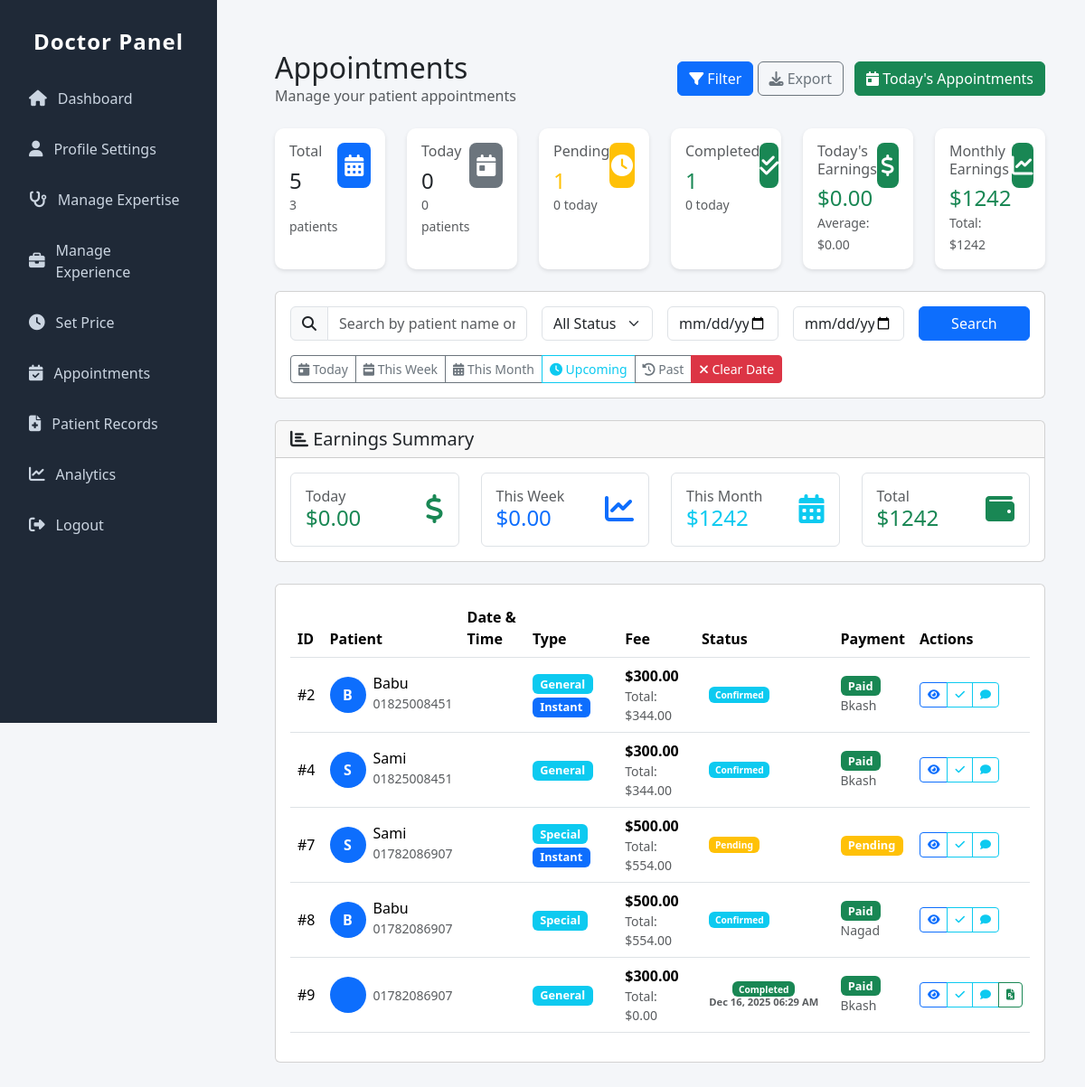
The page /users/doctor/appointments/ (signed in) on the database as committed earlier.
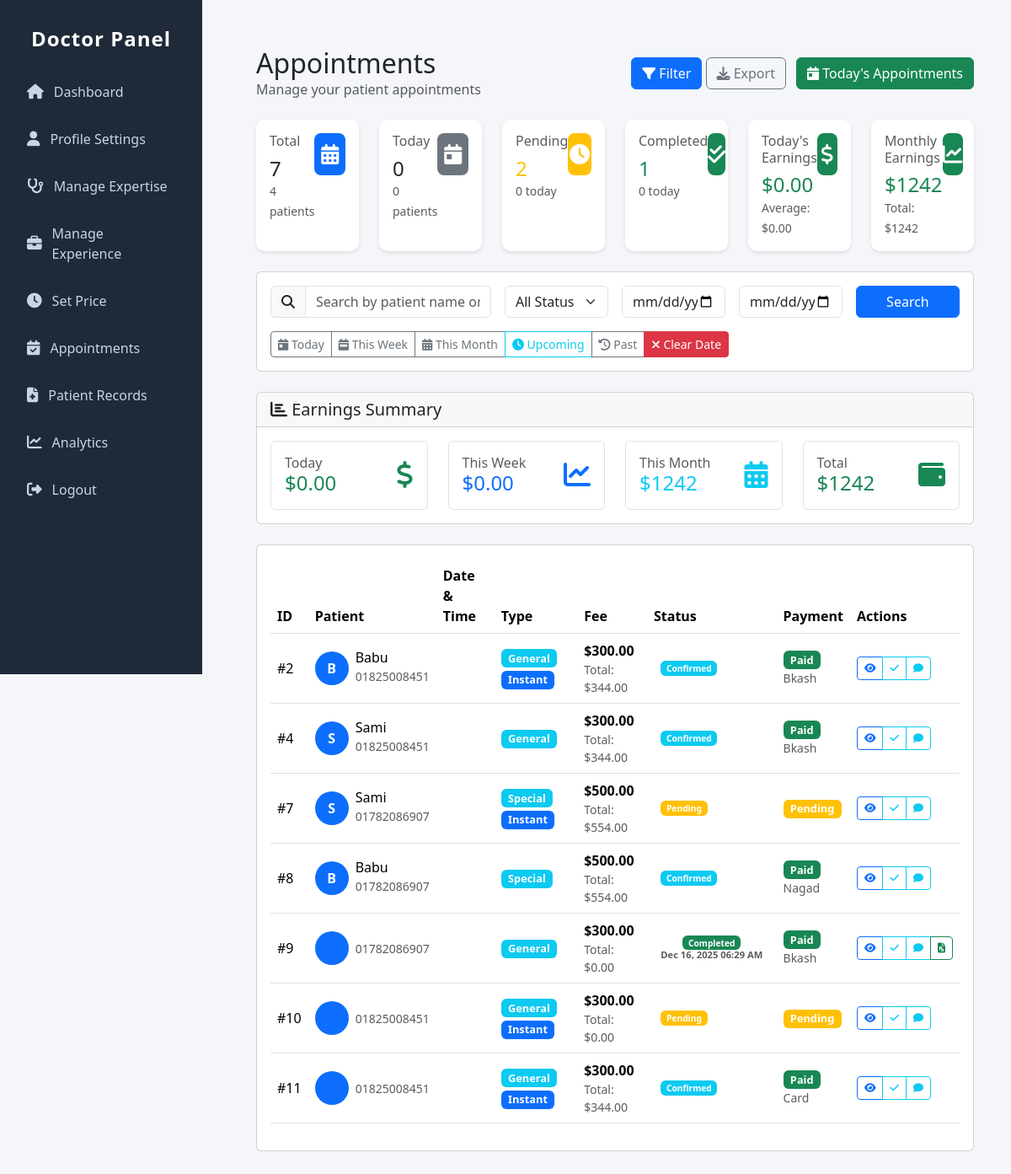
The same page on the database as committed later.
### appointment/models.py (models this page shows, shortened)
class Appointment(models.Model):
    APPOINTMENT_STATUS = (
        ('pending', 'Pending'),
        ('confirmed', 'Confirmed'),
        ('completed', 'Completed'),
        ('cancelled', 'Cancelled'),
    )
    PAYMENT_STATUS = (
        ('pending', 'Pending'),
        ('paid', 'Paid'),
        ('failed', 'Failed'),
        ('refunded', 'Refunded'),
    )
    PAYMENT_METHODS = (
        ('bkash', 'bKash'),
        ('nagad', 'Nagad'),
        ('card', 'Card'),
        ('mobile_banking', 'Mobile Banking'),
    )
    CONSULTATION_TYPES = (
        ('instant', 'Instant Video Consultation'),
        ('scheduled', 'Scheduled Appointment'),
    )
    patient = models.ForeignKey(settings.AUTH_USER_MODEL, on_delete=models.CASCADE, related_name='appointments')
    doctor = models.ForeignKey(Doctor, on_delete=models.CASCADE, related_name='appointments')
    patient_phone = models.CharField(max_length=15)
    patient_name = models.CharField(max_length=100, blank=True)
    patient_age = models.PositiveIntegerField(null=True, blank=True)
    patient_gender = models.CharField(max_length=10, choices=[('male', 'Male'), ('female', 'Female'), ('other', 'Other')], blank=True)
    appointment_type = models.CharField(max_length=20, choices=CONSULTATION_TYPES, default='scheduled')
    consultation_type = models.CharField(max_length=20, choices=[('general', 'General'), ('special', 'Special')])
    appointment_date = models.DateTimeField(null=True, blank=True)
    preferred_time = models.CharField(max_length=50, blank=True)
    completed_at = models.DateTimeField(null=True, blank=True, verbose_name='Marked as completed on')
    completed_by_doctor = models.BooleanField(default=False, verbose_name='Marked as completed by doctor')
    cancellation_reason = models.TextField(blank=True, verbose_name='Reason for cancellation')
    cancelled_at = models.DateTimeField(null=True, blank=True)
    actual_start_time = models.DateTimeField(null=True, blank=True, verbose_name='Actual consultation start time')
    actual_end_time = models.DateTimeField(null=True, blank=True, verbose_name='Actual consultation end time')
    consultation_duration = models.PositiveIntegerField(default=0, verbose_name='Consultation duration (minutes)')
    doctor_notes = models.TextField(blank=True, verbose_name='Doctor notes after consultation')
    follow_up_required = models.BooleanField(default=False)
    follow_up_date = models.DateTimeField(null=True, blank=True)
    follow_up_notes = models.TextField(blank=True)
    consultation_fee = models.DecimalField(max_digits=10, decimal_places=2, default=0)
    vat_amount = models.DecimalField(max_digits=10, decimal_places=2, default=0)
    platform_fee = models.DecimalField(max_digits=10, decimal_places=2, default=29.00)
    total_amount = models.DecimalField(max_digits=10, decimal_places=2, default=0)
    payment_method = models.CharField(max_length=20, choices=PAYMENT_METHODS, blank=True, null=True)
    payment_status = models.CharField(max_length=20, choices=PAYMENT_STATUS, default='pending')
    transaction_id = models.CharField(max_length=100, blank=True, unique=True)  # Make unique
    status = models.CharField(max_length=20, choices=APPOINTMENT_STATUS, default='pending')
    symptoms = models.TextField(blank=True)
    previous_prescriptions = models.FileField(upload_to='prescriptions/', blank=True, null=True)
    patient_test_reports = models.FileField(upload_to='test_reports/', blank=True, null=True, verbose_name='Test Reports')
    created_at = models.DateTimeField(auto_now_add=True)
    updated_at = models.DateTimeField(auto_now=True)

### doctor/views.py (the view, shortened to what this page needs)
# urls.py: path('appointments/', views.doctor_appointments, name='appointments'),
@login_required
def doctor_appointments(request):
    if not hasattr(request.user, 'doctor_profile'):
        return HttpResponseForbidden("You are not authorized to view this page.")
    doctor = request.user.doctor_profile
    now = timezone.now()
    today = now.date()
    status_filter = request.GET.get('status', 'all')
    date_filter = request.GET.get('date', 'all')
    search_query = request.GET.get('search', '')
    start_date_str = request.GET.get('start_date', '')
    end_date_str = request.GET.get('end_date', '')
    consultation_type_filter = request.GET.get('consultation_type', 'all')
    payment_status_filter = request.GET.get('payment_status', 'all')
    appointments = Appointment.objects.filter(doctor=doctor)
    if status_filter != 'all':
        appointments = appointments.filter(status=status_filter)
    if date_filter == 'today':
        appointments = appointments.filter(appointment_date__date=today)
    elif date_filter == 'upcoming':
        appointments = appointments.filter(appointment_date__gte=now)
    elif date_filter == 'past':
        appointments = appointments.filter(appointment_date__lt=now)
    elif date_filter == 'custom':
        pass
    if start_date_str:
        try:
            start_date = datetime.strptime(start_date_str, '%Y-%m-%d').date()
            appointments = appointments.filter(appointment_date__date__gte=start_date)
        except ValueError:
            pass
    if end_date_str:
        try:
            end_date = datetime.strptime(end_date_str, '%Y-%m-%d').date()
            appointments = appointments.filter(appointment_date__date__lte=end_date)
        except ValueError:
            pass
    if consultation_type_filter != 'all':
        appointments = appointments.filter(consultation_type=consultation_type_filter)
    if payment_status_filter != 'all':
        appointments = appointments.filter(payment_status=payment_status_filter)
    appointments = appointments.order_by('appointment_date')
    paginator = Paginator(appointments, 10)
    page_number = request.GET.get('page')
    page_obj = paginator.get_page(page_number)
    all_appointments = Appointment.objects.filter(doctor=doctor)
    today_start = timezone.make_aware(datetime.combine(today, datetime.min.time()))
    today_end = timezone.make_aware(datetime.combine(today, datetime.max.time()))
    today_appointments = all_appointments.filter(appointment_date__range=[today_start, today_end])
    total_patients = all_appointments.values('patient').distinct().count()
    today_patients = today_appointments.values('patient').distinct().count()
    paid_transactions = PaymentTransaction.objects.filter(
        appointment__doctor=doctor,
        status='paid'
    ).select_related('appointment')
    total_earnings = paid_transactions.aggregate(
        total=Sum('amount')
    )['total'] or Decimal('0.00')
    today_paid_transactions = paid_transactions.filter(
        created_at__range=[today_start, today_end]
    )
    earnings_today = today_paid_transactions.aggregate(
        total=Sum('amount')
    )['total'] or Decimal('0.00')
    month_start = today.replace(day=1)
    month_start_dt = timezone.make_aware(datetime.combine(month_start, datetime.min.time()))
    month_paid_transactions = paid_transactions.filter(
        created_at__gte=month_start_dt
    )
    monthly_earnings = month_paid_transactions.aggregate(
        total=Sum('amount')
    )['total'] or Decimal('0.00')
    week_start = today - timedelta(days=today.weekday())
    week_start_dt = timezone.make_aware(datetime.combine(week_start, datetime.min.time()))
    week_paid_transactions = paid_transactions.filter(
        created_at__gte=week_start_dt
    )
    weekly_earnings = week_paid_transactions.aggregate(
        total=Sum('amount')
    )['total'] or Decimal('0.00')
    avg_today = Decimal('0.00')
    if today_paid_transactions.count() > 0:
        avg_today = earnings_today / today_paid_transactions.count()
    stats = {
        'total': all_appointments.count(),
        'pending': all_appointments.filter(status='pending').count(),
        'confirmed': all_appointments.filter(status='confirmed').count(),
        'completed': all_appointments.filter(status='completed').count(),
        'cancelled': all_appointments.filter(status='cancelled').count(),
        'today': today_appointments.count(),
        'today_patients': today_patients,
        'pending_today': today_appointments.filter(status='pending').count(),
        'completed_today': today_appointments.filter(status='completed').count(),
        'earnings_today': earnings_today,
        'weekly_earnings': weekly_earnings,
        'monthly_earnings': monthly_earnings,
        'total_earnings': total_earnings,
        'avg_today': avg_today,
        'total_patients': total_patients,
    }
    date_range = None
    context = {
        'doctor': doctor,
        'page_obj': page_obj,
        'appointments': page_obj.object_list,
        'stats': stats,
        'status_filter': status_filter,
        'date_filter': date_filter,
        'start_date': start_date_str,
        'end_date': end_date_str,
        'search_query': search_query,
        'consultation_type_filter': consultation_type_filter or 'all',
        'payment_status_filter': payment_status_filter or 'all',
        'status_choices': dict(Appointment.APPOINTMENT_STATUS),
        'today': today,
        'date_range': date_range,
    }
    return render(request, 'doctor/appointments_list.html', context)

### doctor/templates/doctor/appointments_list.html (shortened to what the changed rows need)
{% extends 'doctor/doctor_sidebar.html' %}
{% load static %}
{% block content %}
<div class="container-fluid py-4">
    <div class="d-flex justify-content-between align-items-center mb-4">
        <div>
            <h1 class="h2 mb-0">Appointments</h1>
        </div>
    </div>
    <div class="row mb-4">
        <div class="col-md-3 col-lg-2">
            <div class="card stat-card">
                <div class="card-body">
                    <div class="d-flex justify-content-between">
                        <div>
                            <h6 class="text-muted">Total</h6>
                            <h4 class="mb-0">{{ stats.total }}</h4>
                            <small class="text-muted">{{ stats.total_patients }} patients</small>
                        </div>
                    </div>
                </div>
            </div>
        </div>
        <div class="col-md-3 col-lg-2">
            <div class="card stat-card">
                <div class="card-body">
                    <div class="d-flex justify-content-between">
                        <div>
                            <h6 class="text-muted">Pending</h6>
                            <h4 class="mb-0 text-warning">{{ stats.pending }}</h4>
                            <small class="text-muted">{{ stats.pending_today }} today</small>
                        </div>
                    </div>
                </div>
            </div>
        </div>
    </div>
    <div class="card">
        <div class="card-body">
            <div class="table-responsive">
                <table class="table table-hover">
                    <thead>
                        <tr>
                            <th>ID</th>
                            <th>Patient</th>
                            <th>Date & Time</th>
                            <th>Type</th>
                            <th>Fee</th>
                            <th>Status</th>
                            <th>Payment</th>
                            <th>Actions</th>
                        </tr>
                    </thead>
                    <tbody>
                        {% for appointment in appointments %}
                        <tr id="appointment-{{ appointment.id }}">
                            <td>#{{ appointment.id }}</td>
                            <td>
                                <div class="d-flex align-items-center">
                                    <div class="avatar-sm bg-primary rounded-circle text-white d-flex align-items-center justify-content-center me-2">
                                        {{ appointment.patient_name.0|upper }}
                                    </div>
                                    <div>
                                        <h6 class="mb-0">{{ appointment.patient_name }}</h6>
                                        <small class="text-muted">{{ appointment.patient_phone }}</small>
                                    </div>
                                </div>
                            </td>
                            <td>
                            </td>
                            <td>
                                <span class="badge bg-info">{{ appointment.get_consultation_type_display }}</span>
                                {% if appointment.appointment_type == 'instant' %}
                                <div class="badge bg-primary mt-1">Instant</div>
                                {% endif %}
                            </td>
                            <td>
                                <strong>${{ appointment.consultation_fee }}</strong>
                                <div class="small text-muted">
                                    Total: ${{ appointment.total_amount }}
                                </div>
                            </td>
                            <td>
                                <span class="badge status-badge" id="status-badge-{{ appointment.id }}">
                                    {% if appointment.status == 'pending' %}
                                    <span class="badge bg-warning">Pending</span>
                                    {% elif appointment.status == 'confirmed' %}
                                    <span class="badge bg-info">Confirmed</span>
                                    {% elif appointment.status == 'completed' %}
                                    <span class="badge bg-success">Completed</span>
                                    {% if appointment.completed_at %}
                                    <div class="small text-muted">
                                        {{ appointment.completed_at|date:"M d, Y h:i A" }}
                                    </div>
                                    {% endif %}
                                    {% elif appointment.status == 'cancelled' %}
                                    <span class="badge bg-danger">Cancelled</span>
                                    {% endif %}
                                </span>
                            </td>
                            <td>
                                {% if appointment.payment_status == 'paid' %}
                                <span class="badge bg-success">Paid</span>
                                <div class="small text-muted">
                                    {{ appointment.payment_method|title }}
                                </div>
                                {% else %}
                                <span class="badge bg-warning">{{ appointment.payment_status|title }}</span>
                                {% endif %}
                            </td>
                            <td>
                                <div class="btn-group btn-group-sm">
                                    <a href="{% url 'doctor:appointment_detail' appointment.id %}"
                                       class="btn btn-outline-primary" title="View Details">
                                        <i class="fas fa-eye"></i>
                                    </a>
                                      <a href="{% url 'doctor:mark_appointment_complete' appointment.id %}"
                                       class="btn btn-outline-info" title="Mark as Complete">
                                        <i class="fas fa-check"></i>
                                    </a>
                                    <a href="{% url 'doctor:chat_detail' appointment.id%}"
                                       class="btn btn-outline-info" title="Chat">
                                        <i class="fas fa-comment"></i>
                                    </a>
                                    {% if appointment.status == 'completed' %}
                                    <a href="{% url 'doctor:create_prescription_view' appointment.id %}"
                                       class="btn btn-outline-success" title="Create Prescription">
                                        <i class="fas fa-file-prescription"></i>
                                    </a>
                                    {% endif %}
                                </div>
                            </td>
                        </tr>
                        {% endfor %}
                    </tbody>
                </table>
            </div>
        </div>
    </div>
</div>
{% endblock %}

Rows that differ between the two databases and show on the page:
added Appointment: id "10", patient_phone "01825008451", consultation_type "General", appointment_type "Instant", consultation_fee "300.00", total_amount "0.00", status "Pending", payment_status "Pending"
added Appointment: id "11", patient_phone "01825008451", consultation_type "General", appointment_type "Instant", consultation_fee "300.00", total_amount "344.00", status "Confirmed", payment_method "Card"
Other text that changed with them:
{{ stats.total }}: "5" → "7"
{{ stats.total_patients }}: "3" → "4"
{{ stats.pending }}: "1" → "2"
